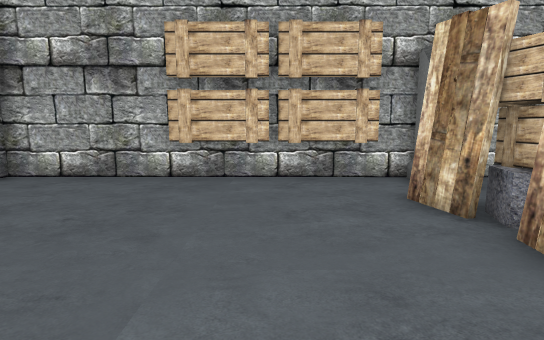
[1] (above)

18 first-person views from a walk through a Unity game level. The camera is 1.4 m above the floor, tilts 8° down and sees 80° across. Doors are open. The floor is counted in squares, 1 m on a side. Each view is taken from the middle of a square. On the plan, view 1 faces up. The plan holds only what a view shows up to about 15 squares ahead; the rest is blank. The place goes on beyond the plan. The player is left out. Some surface patterns are stand-ins.

[2]
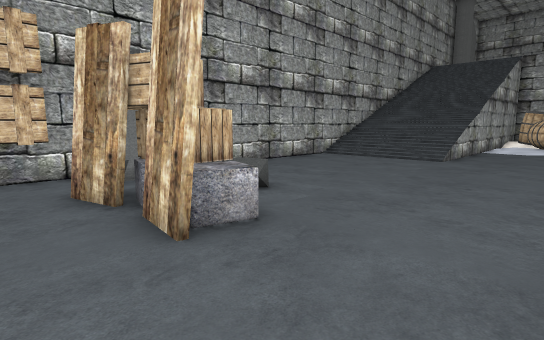

[3]
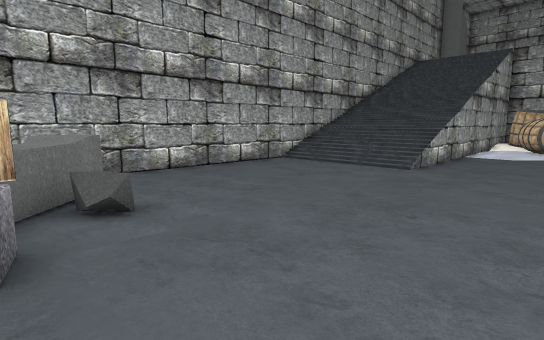

[4]
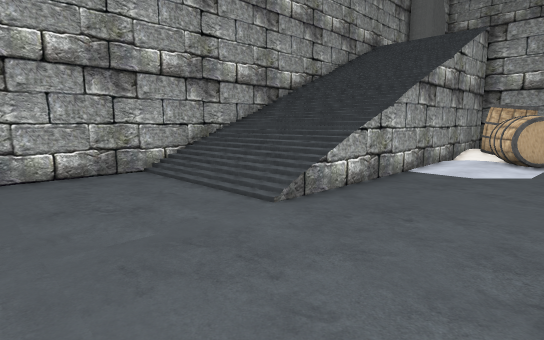

[5]
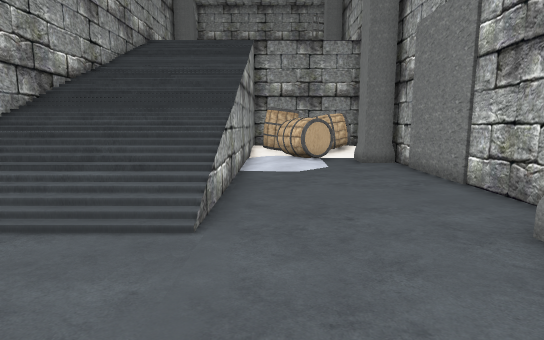

[6]
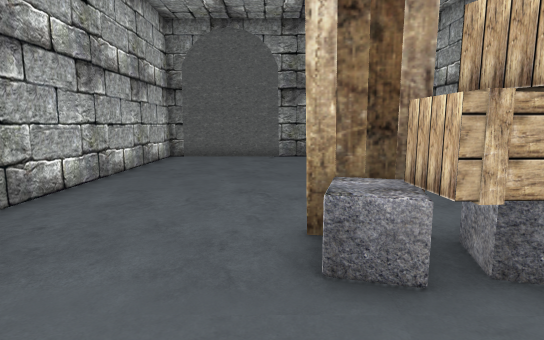

[7]
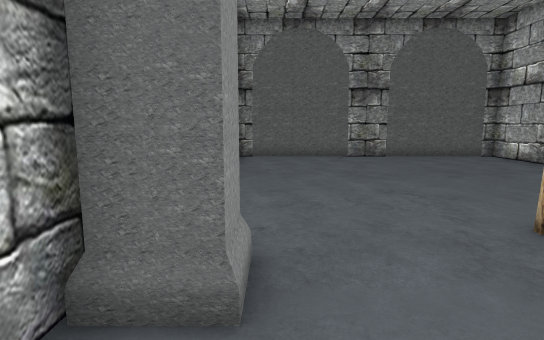

[8]
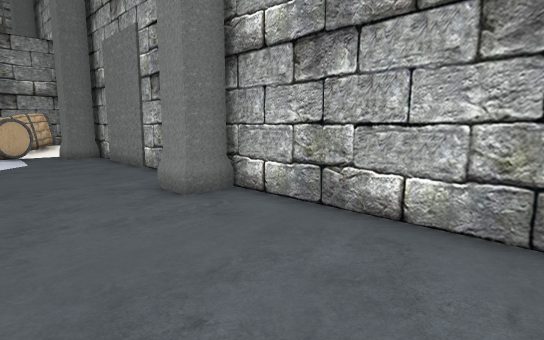

[9]
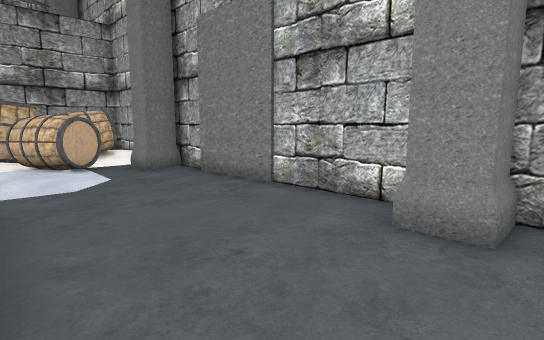

[10]
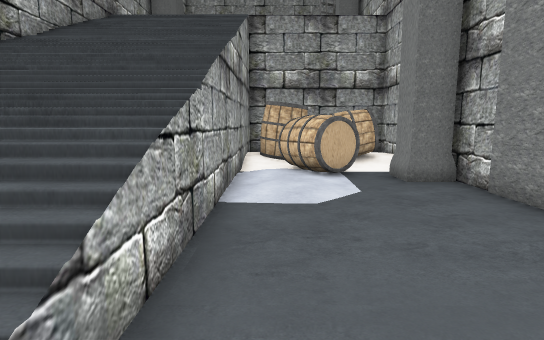

[11]
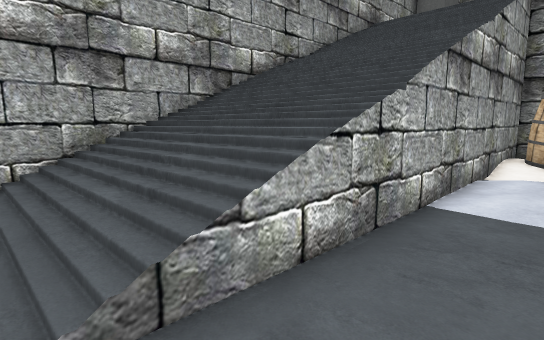

[12]
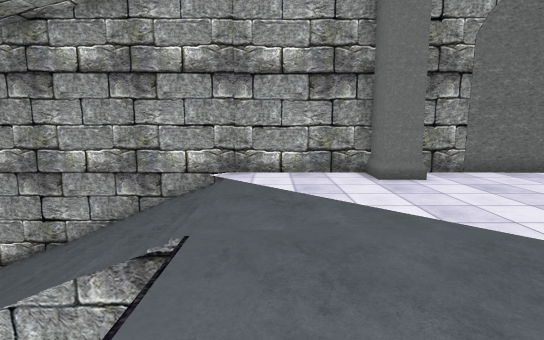

[13]
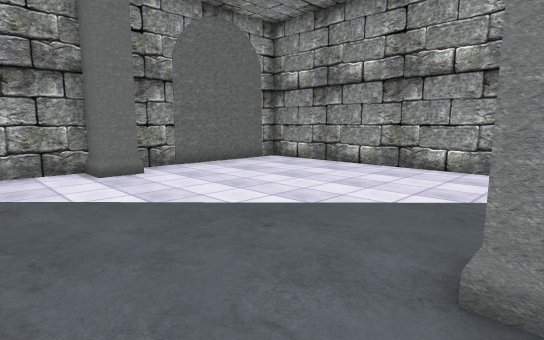

[14]
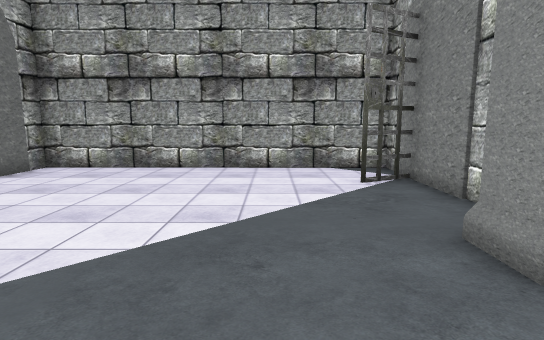

[15]
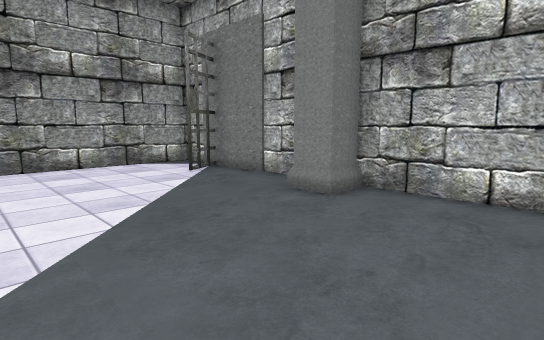

[16]
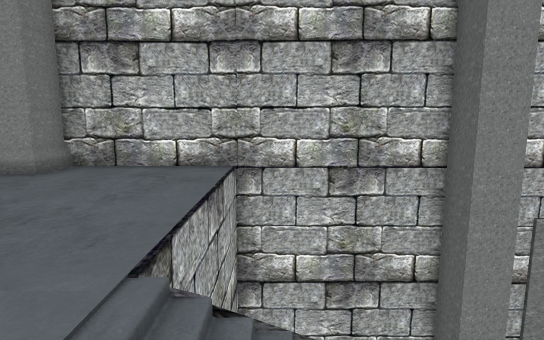

[17]
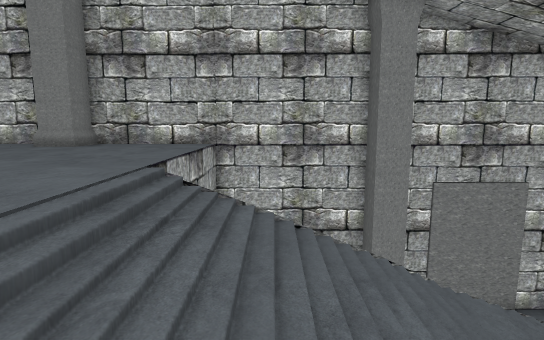

[18]
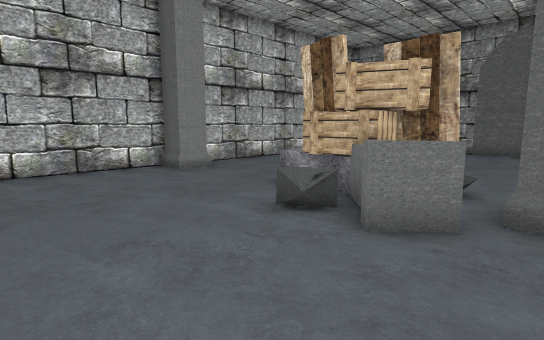

### Floor plan
Key: @ floor where view 1 was taken; # wall or solid block; . main floor; : floor 0.5 m higher than the main floor; + floor 1.25 m higher than the main floor; * floor 3.25 m higher than the main floor; % floor 3.75 m higher than the main floor; & floor 5.75 m higher than the main floor; / step, stairs or slope; D closed door; C crate; B barrel; P pillar; O other object.
Columns run from 7 left of view 1 to 40 right of it. Each row starts with its distance up from view 1.
 10         OO
  9 #####OO#OO################################DDD###
  8 #..........#..........//+//////////&&&&##&&&&&&#
  7 #..........#O.........//+//////////&&&&&&&&&&&&#
  6 #.........#COO......../////////////&&&&&&&&&&&&#
  5 #.........#CO........./////////////&&&&&&&&&&&&#
  4 #.........#C..........///////*%////&&&&&&&&&&&&#
  3 #.........#C..........://////*%////&&&&&&&&&&&&#
  2 #...........................   BBBB&&&&&&&&&&&&#
  1 #...........................  BBBB &&&&&&&&&&&&#
  0 #......@......................B BB &&&&&&&&&&&&#
 -1 #.............................. BB &&&&&&&&&&&&#
 -2 #..........P#.......##.......##    &&&&P#&&&#&&#
 -3 ################################################

Positions as (right, up) in squares from view 1, and headings:
1: (0, 0), facing up
2: (1, -1), facing up-right
3: (4, -1), facing up-right
4: (10, -1), facing up-right
5: (10, 2), facing right
6: (7, 2), facing left
7: (7, -1), facing left
8: (7, 2), facing down-right
9: (12, 3), facing down-right
10: (14, 2), facing right
11: (14, 1), facing up-right
12: (29, -1), facing up
13: (29, -2), facing up-right
14: (29, 1), facing right
15: (28, 4), facing down-right
16: (27, 5), facing down
17: (26, 8), facing down
18: (10, 8), facing down-left
